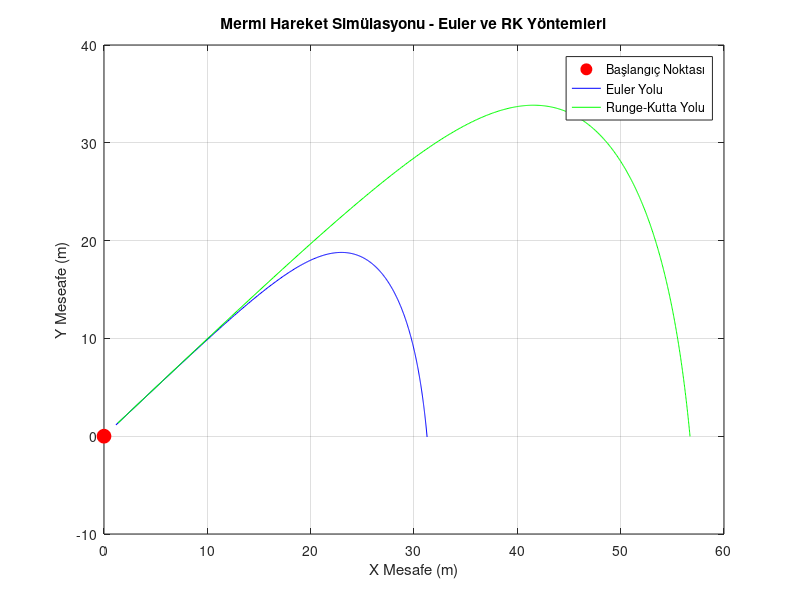

This chart was generated by the following MATLAB code:
%Başlangıç koşulları
v0 = 200; %başlangıç hızı (m/s)
theta = 45; %Atış açısı
x0=0; %Başlangıç konumu x için (m)
y0=0; %Başlangıç konumu y için (m)
g = 9.81; % yerçekimi ivmesi (m^2/s)
rho = 1.225; % Hava yoğunluğu (kg/m^3)
Cd = 0.3; %Sürtünme katsayısı
A= 0.05; %Mermi kesit alanı (m^2)
m = 0.1; %Mermi kütlesi (kg)
dt = 0.01; % zaman adımı/adım aralığı (s)
t_max = 100; %Maksimum simülasyon süresi(s)

%Euler yöntemi
theta_rad = deg2rad(theta);
vx0_euler = v0*cos(theta_rad); %başlangıç x hızı (m/s)
vy0_euler = v0*sin(theta_rad); %başlangıç y hızı (m/s)

x_euler = x0;
y_euler = y0;

vx_euler = vx0_euler;
vy_euler = vy0_euler;
t_euler = 0;
x_values_euler = [];
y_values_euler = [];
while y_euler >=0 && t_euler <=t_max
    v = sqrt(vx_euler^2 + vy_euler^2);
    ax = -0.5*rho*Cd*A*v*vx_euler/m;
    ay = -g -0.5*rho*Cd*A*v*vy_euler/m;
    vx_euler = vx_euler + ax*dt;
    vy_euler = vy_euler + ay*dt;

    x_euler = x_euler + vx_euler*dt;
    y_euler = y_euler + vy_euler*dt;
    t_euler = t_euler + dt;

    %sonuçları kaydetmek için
    x_values_euler = [x_values_euler,x_euler];
    y_values_euler = [y_values_euler,y_euler];
end
%Runge-Kutta yöntemi ile hesaplama
vx0_rk = v0* cos(theta_rad); %başlangıç x hızı
vy0_rk = v0 * cos(theta_rad);

x_rk = x0;
y_rk = y0;

vx_rk = vx0_rk;
vy_rk = vy0_rk;

t_rk = 0;
x_values_rk = [];
y_values_rk = [];

while y_rk >=0 && t_rk <=t_max
    %K1
    v = sqrt(vx_rk^2+vy_rk^2);
    ax = -0.5*rho*Cd*A*v*vx_rk/m;
    ay = -g -0.5*rho*Cd*A*v*vy_rk/m;

    k1x =vx_rk;
    k1y =vy_rk;
    k1vx = ax;
    k1vy = ay;
    %ax = -0.5*rho*Cd*A*v*(vx_rk + 0.5*dt*k1vx)/m;
    %K2
    v = sqrt((vx_rk + 0.5*dt*k1vx)^2 + (vy_rk + 0.5*dt*k1vy)^2);
    ax = -0.5*rho*Cd*A*v*(vx_rk + 0.5*dt*k1vx)/m;
    ay = -g -0.5*rho*Cd*A*v*(vy_rk + 0.5*dt*k1vy)/m;

    k2x = vx_rk + 0.5*dt*k1vx;
    k2y = vy_rk + 0.5*dt*k1vy;

    k2vx = ax;
    k2vy = ay;

    %K3
    v = sqrt((vx_rk + 0.5*dt*k2vx)^2 + (vy_rk + 0.5*dt*k2vy)^2);
    ax = -0.5*rho*Cd*A*v*(vx_rk + 0.5*dt*k2vx);
    ay = -g -0.5*rho*Cd*A*v*(vy_rk + 0.5*dt*k2vy);

    k3x = vx_rk + 0.5*dt*k2vx;
    k3y = vy_rk + 0.5*dt*k2vy;

    k3vx = ax;
    k3vy = ay;
    %K4
    v = sqrt((vx_rk + 0.5*dt*k3vx)^2 + (vy_rk + 0.5*dt*k3vy)^2);
    ax = -0.5*rho*Cd*A*v*(vx_rk + 0.5*dt*k3vx);
    ay = -g -0.5*rho*Cd*A*v*(vy_rk + 0.5*dt*k3vy);

    k4x = vx_rk + 0.5*dt*k3vx;
    k4y = vy_rk + 0.5*dt*k3vy;

    k4vx = ax;
    k4vy = ay;

    %yeni değerler hesaplanır
    x_rk = x_rk + (dt/6)*(k1x + 2*k2x + 2*k3x +k4x);
    y_rk = y_rk + (dt/6)*(k1y + 2*k2y + 2*k3y +k4y);

    vx_rk = vx_rk + (dt/6)*(k1vx + 2*k2vx + 2*k3vx +k4vx);
    vy_rk = vy_rk + (dt/6)*(k1vy + 2*k2vy + 2*k3vy +k4vy);

    t_rk = t_rk + dt;

    x_values_rk = [x_values_rk,x_rk];
    y_values_rk = [y_values_rk,y_rk];
end

%Grafikler
figure;
plot(x0,y0,'ro','MarkerSize',10,'MarkerFaceColor','r');hold on;
plot(x_values_euler,y_values_euler,'b-','DisplayName','Euler Yöntemi');
plot(x_values_rk,y_values_rk,'g-','DisplayName','Runge-Kutta Yöntemi');
xlabel('X Mesafe (m)');
ylabel('Y Meseafe (m)');

title('Mermi Hareket Simülasyonu - Euler ve RK Yöntemleri');
legend('Başlangıç Noktası','Euler Yolu','Runge-Kutta Yolu');
grid on;





















